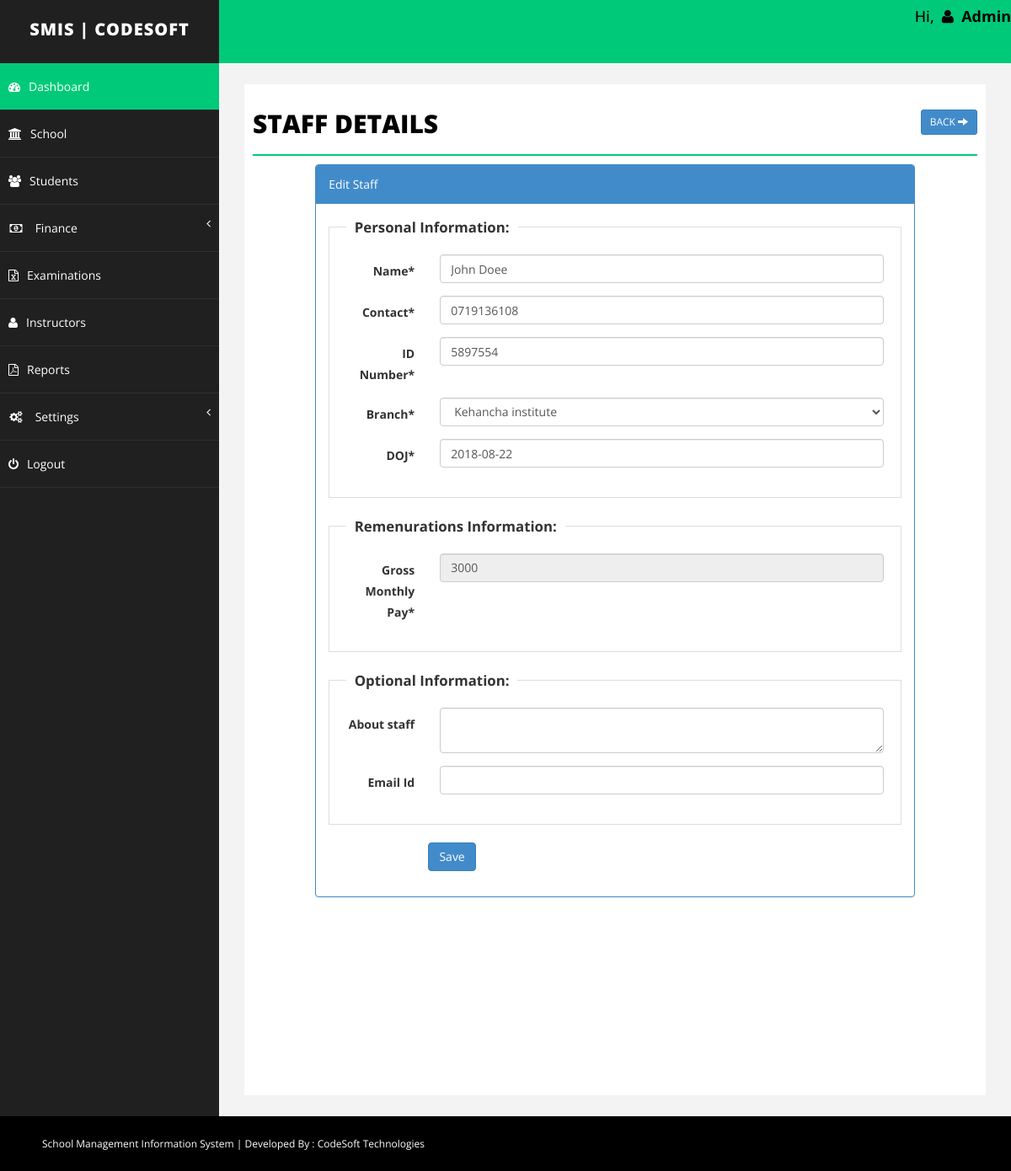
/Staff/staff.php?action=edit&id=2 (signed in), run on the app's committed database.
### tables this page shows
CREATE TABLE `staff` (
  `id` int(255) NOT NULL,
  `emailid` varchar(255) NOT NULL,
  `iname` varchar(255) NOT NULL,
  `joindate` datetime NOT NULL,
  `about` text NOT NULL,
  `contact` varchar(255) NOT NULL,
  `idno` varchar(255) NOT NULL,
  `salary` int(255) NOT NULL,
  `branch` varchar(255) NOT NULL,
  `remark` text NOT NULL,
  `delete_status` enum('0','1') NOT NULL DEFAULT '0'
);

CREATE TABLE `branch` (
  `id` int(255) NOT NULL,
  `branch` varchar(255) NOT NULL,
  `address` text NOT NULL,
  `detail` text NOT NULL,
  `delete_status` enum('0','1') NOT NULL DEFAULT '0'
);

### Staff/staff.php (the view, shortened to what this page needs)
<?php
	include("../Include/dbconnect.php");
	$emailid='';
	$iname='';
	$joindate = '';
	$contact='';
	$idno='';
	$salary='';
	$about = '';
	$branch='';
	$action = "add";
	if(isset($_GET['action']) && $_GET['action']=="edit" ){
		$id = isset($_GET['id'])?mysqli_real_escape_string($conn,$_GET['id']):'';
		$sqlEdit = $conn->query("SELECT * FROM staff WHERE id='".$id."'");
		if($sqlEdit->num_rows)
		{
			$rowsEdit = $sqlEdit->fetch_assoc();
			extract($rowsEdit);
			$action = "update";
		}else
		{
			$_GET['action']="";
		}
	}
?>
<!DOCTYPE html>
<html xmlns="http://www.w3.org/1999/xhtml">
<head>
	<?php include("../Include/links.php"); ?>
</head>
<?php
	include("../Include/header.php");
?>
        <div id="page-wrapper">
            <div id="page-inner">
                <div class="row">
                    <div class="col-md-12">
                        <h1 class="page-head-line">Staff Details
							<?php
								echo (isset($_GET['action']) && @$_GET['action']=="add" || @$_GET['action']=="edit")?
								' <a href="staff.php" class="btn btn-primary btn-sm pull-right">Back <i class="glyphicon glyphicon-arrow-right"></i></a>':'<a href="staff.php?action=add" class="btn btn-primary btn-sm pull-right"><i class="glyphicon glyphicon-plus"></i> Add </a>';
							?>
						</h1>
                    </div>
                </div>
				<?php
				if(isset($_GET['action']) && @$_GET['action']=="add" || @$_GET['action']=="edit")
				{
				?>
                	<div class="row">
						<div class="col-sm-10 col-sm-offset-1">
               				<div class="panel panel-primary">
								<div class="panel-heading">
									<?php echo ($action=="add")? "Add Staff": "Edit Staff"; ?>
								</div>
								<form action="staff.php" method="post" id="signupForm1" class="form-horizontal">
                        		<div class="panel-body">
									<fieldset class="scheduler-border" >
						 				<legend  class="scheduler-border">Personal Information:</legend>
											<div class="form-group">
												<label class="col-sm-2 control-label" for="Old">Name* </label>
												<div class="col-sm-10">
													<input type="text" class="form-control" id="iname" name="iname" value="<?php echo $iname;?>"  />
												</div>
											</div>
											<div class="form-group">
													<label class="col-sm-2 control-label" for="Old">Contact* </label>
													<div class="col-sm-10">
														<input type="text" class="form-control" id="contact" name="contact" value="<?php echo $contact;?>" maxlength="10" />
													</div>
											</div>
											<div class="form-group">
												<label class="col-sm-2 control-label" for="Old">ID Number* </label>
												<div class="col-sm-10">
													<input type="text" class="form-control" id="idno" name="idno" value="<?php echo $idno;?>" maxlength="8" />
												</div>
											</div>
											<div class="form-group">
												<label class="col-sm-2 control-label" for="Old">Branch* </label>
												<div class="col-sm-10">
													<select  class="form-control" id="branch" name="branch" >
														<?php
															$sql = "select * from branch where delete_status='0' order by branch.branch asc";
															$q = $conn->query($sql);
															while($r = $q->fetch_assoc())
															{
															echo '<option value="'.$r['id'].'"  '.(($branch==$r['id'])?'selected="selected"':'').'>'.$r['branch'].'</option>';
															}
														?>
													</select>
												</div>
											</div>
											<div class="form-group">
												<label class="col-sm-2 control-label" for="Old">DOJ* </label>
													<div class="col-sm-10">
														<input type="text" class="form-control" id="joindate" name="joindate" value="<?php echo  ($joindate!='')?date("Y-m-d", strtotime($joindate)):'';?>" style="background-color: #fff;" readonly />
													</div>
											</div>
						 			</fieldset>
									<fieldset class="scheduler-border" >
						 				<legend  class="scheduler-border">Remenurations Information:</legend>
										<div class="form-group">
												<label class="col-sm-2 control-label" for="Old">Gross Monthly Pay* </label>
												<div class="col-sm-10">
													<input type="text" class="form-control" id="salary" name="salary" value="<?php echo $salary;?>" <?php echo ($action=="update")?"disabled":""; ?>  />
												</div>
										</div>
									</fieldset>
							 		<fieldset class="scheduler-border" >
						 				<legend  class="scheduler-border">Optional Information:</legend>
										<div class="form-group">
											<label class="col-sm-2 control-label" for="Password">About staff </label>
											<div class="col-sm-10">
												<textarea class="form-control" id="about" name="about"><?php echo $about;?></textarea >
											</div>
										</div>
										<div class="form-group">
											<label class="col-sm-2 control-label" for="Old">Email Id </label>
											<div class="col-sm-10">
												<input type="text" class="form-control" id="emailid" name="emailid" value="<?php echo $emailid;?>"  />
											</div>
										</div>
									</fieldset>
									<div class="form-group">
										<div class="col-sm-8 col-sm-offset-2">
											<button type="submit" name="save" class="btn btn-primary">Save </button>
										</div>
									</div>
                         		</div>
							</form>
                        </div>
                    </div>
                </div>
			<?php
			}
			?>
        </div>
    </div>
    <?php
        include("../Include/footer.php");
    ?>
</body>
</html>

### css/basic.css (style rules this page uses)
body { font-family: 'Open Sans', sans-serif; line-height:25px; }
#page-wrapper { padding: 15px 15px; min-height: 600px; background: #F3F3F3; }
#page-inner { width: 100%; margin: 10px 20px 10px 0px; background-color: #fff!important; padding: 10px; min-height: 1200px; }
.page-head-line { font-size: 30px; text-transform: uppercase; color: #000; font-weight: 800; padding-bottom: 20px; border-bottom: 2px solid #00CA79; margin-bottom: 10px; }
@media (min-width:768px) { #page-wrapper { margin: 0 0 0 260px; padding: 15px 30px; min-height: 1200px; } }

### css/custom.css (style rules this page uses)
fieldset.scheduler-border { border: 1px groove #ddd !important; padding: 0 1.4em 1.4em 1.4em !important; margin: 0 0 1.5em 0 !important; -webkit-box-shadow: 0px 0px 0px 0px #000 ; box-shadow: 0px 0px 0px 0px #000 ; }
legend.scheduler-border { font-size: 1.2em !important; font-weight: bold !important; text-align: left !important; width:auto; padding:0 10px; border-bottom:none; }

### data on the page
staff: iname "John Doee", contact "0719136108", idno "5897554", branch "Kehancha institute", joindate "2018-08-22", salary "3000"

### other printed values
$_SESSION['username'] "Admin"
